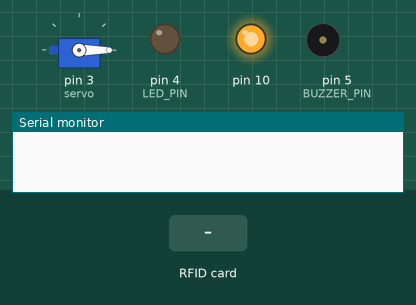
Recording of a sketch running on a simulated Arduino Uno, built with avr-gcc and run on an emulated ATmega328P. Shown: servo, output pins drawn as LEDs (lit = HIGH), buzzer (waves = sounding, pin HIGH), the last lines printed to the serial monitor. The test bench sets the inputs (shaded band).

Above: at 1.2 s.
1.3 s: RFID card 5E 7A 19 C4 held to the reader
At 2.7 s:
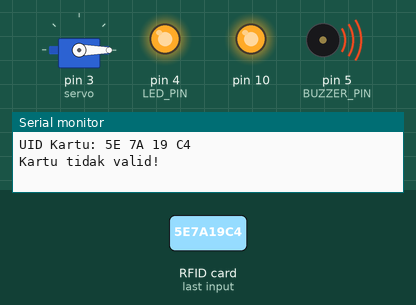
Timing chart, 0 to 5.8 s (numbered marks = the images above; inputs shaded):
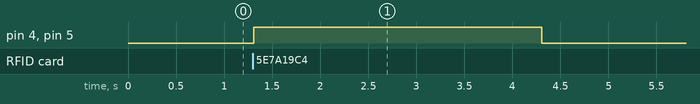

Measured:
- after the input at 1.3 s, pin 4 (LED_PIN), pin 5 (BUZZER_PIN): LOW → HIGH at once, → LOW 3.0 s later

The sketch:

RFID_SERVO.ino
```cpp
#include <SPI.h>
#include <MFRC522.h>
#include <Servo.h>

#define RST_PIN 9
#define SS_PIN A4
#define LED_PIN 4
#define BUZZER_PIN 5

MFRC522 mfrc522(SS_PIN, RST_PIN);
Servo servo;

byte validUID[] = {0x05, 0x89, 0xD3, 0xD7, 0x42, 0x32, 0x00};

void setup() {

  SPI.begin();
  mfrc522.PCD_Init();
  Serial.begin(9600);
  pinMode(LED_PIN, OUTPUT);
  pinMode(BUZZER_PIN, OUTPUT);
  servo.attach(3);
  servo.write(0);
}

void loop() {
  if (!mfrc522.PICC_IsNewCardPresent() || !mfrc522.PICC_ReadCardSerial()) {
    return;
  }
  Serial.print("UID Kartu: ");
  for (byte i = 0; i < mfrc522.uid.size; i++) {
    Serial.print(mfrc522.uid.uidByte[i], HEX);
    Serial.print(" ");
  }
  Serial.println();

  if (checkUID(mfrc522.uid.uidByte, mfrc522.uid.size)) {
    Serial.println("Kartu valid!");

    digitalWrite(LED_PIN, HIGH);
    digitalWrite(BUZZER_PIN, HIGH);
    delay(1000);
    digitalWrite(LED_PIN, LOW);
    digitalWrite(BUZZER_PIN, LOW);

    servo.write(90);
    delay(2000);
    servo.write(0);
  } else {
    Serial.println("Kartu tidak valid!");

    digitalWrite(LED_PIN, HIGH);
    digitalWrite(BUZZER_PIN, HIGH);
    delay(3000);
    digitalWrite(LED_PIN, LOW);
    digitalWrite(BUZZER_PIN, LOW);
  }
  mfrc522.PICC_HaltA();
}
bool checkUID(byte* uid, byte size) {
  if (size != sizeof(validUID)) return false;
  for (byte i = 0; i < size; i++) {
    if (uid[i] != validUID[i]) return false;
  }
  return true;
}
```
